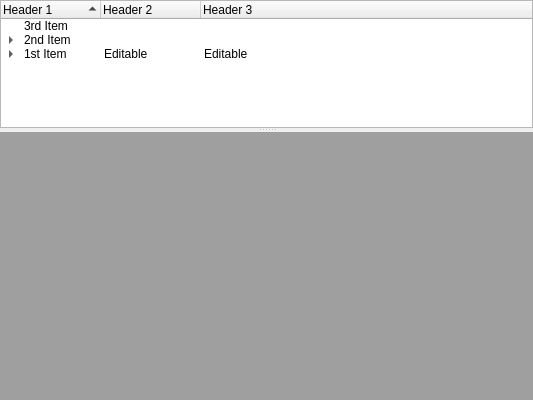
       <widget class="QSplitter" name="splitter">
        <property name="orientation">
         <enum>Qt::Vertical</enum>
        </property>
        <widget class="QTreeWidget" name="treeWidget">
         <property name="sortingEnabled">
          <bool>true</bool>
         </property>
         <attribute name="headerShowSortIndicator" stdset="0">
          <bool>true</bool>
         </attribute>
         <column>
          <property name="text">
           <string>Header 1</string>
          </property>
          <property name="icon">
           <iconset resource="ThemeTest.qrc">
            <normaloff>:/Icons/data/icon.svg</normaloff>:/Icons/data/icon.svg</iconset>
          </property>
         </column>
         <column>
          <property name="text">
           <string>Header 2</string>
          </property>
         </column>
         <column>
          <property name="text">
           <string>Header 3</string>
          </property>
         </column>
         <item>
          <property name="text">
           <string>3rd Item</string>
          </property>
         </item>
         <item>
          <property name="text">
           <string>2nd Item</string>
          </property>
          <item>
           <property name="text">
            <string>2nd Child</string>
           </property>
          </item>
          <item>
           <property name="text">
            <string>1st Child</string>
           </property>
          </item>
         </item>
         <item>
          <property name="text">
           <string>1st Item</string>
          </property>
          <property name="icon">
           <iconset resource="ThemeTest.qrc">
            <normaloff>:/Icons/data/icon.svg</normaloff>:/Icons/data/icon.svg</iconset>
          </property>
          <property name="text">
           <string>Editable</string>
          </property>
          <property name="text">
           <string>Editable</string>
          </property>
          <property name="icon">
           <iconset theme="folder">
            <normaloff>.</normaloff>.</iconset>
          </property>
          <property name="flags">
           <set>ItemIsSelectable|ItemIsEditable|ItemIsDragEnabled|ItemIsUserCheckable|ItemIsEnabled</set>
          </property>
          <item>
           <property name="text">
            <string>3rd Child</string>
           </property>
          </item>
          <item>
           <property name="text">
            <string>2nd Child</string>
           </property>
          </item>
          <item>
           <property name="text">
            <string>1st Child</string>
           </property>
           <property name="icon">
            <iconset resource="ThemeTest.qrc">
             <normaloff>:/Icons/data/icon.svg</normaloff>:/Icons/data/icon.svg</iconset>
           </property>
           <property name="text">
            <string>Non-Editable</string>
           </property>
          </item>
         </item>
        </widget>
        <widget class="QMdiArea" name="mdiArea">
         <widget class="QWidget" name="subwindow">
          <property name="windowTitle">
           <string>Subwindow</string>
          </property>
          <layout class="QGridLayout" name="gridLayout_21">
           <item row="1" column="0">
            <spacer name="horizontalSpacer_16">
             <property name="orientation">
              <enum>Qt::Horizontal</enum>
             </property>
             <property name="sizeHint" stdset="0">
              <size>
               <width>227</width>
               <height>20</height>
              </size>
             </property>
            </spacer>
           </item>
           <item row="0" column="0">
            <spacer name="verticalSpacer_17">
             <property name="orientation">
              <enum>Qt::Vertical</enum>
             </property>
             <property name="sizeHint" stdset="0">
              <size>
               <width>20</width>
               <height>100</height>
              </size>
             </property>
            </spacer>
           </item>
          </layout>
         </widget>
        </widget>
       </widget>
